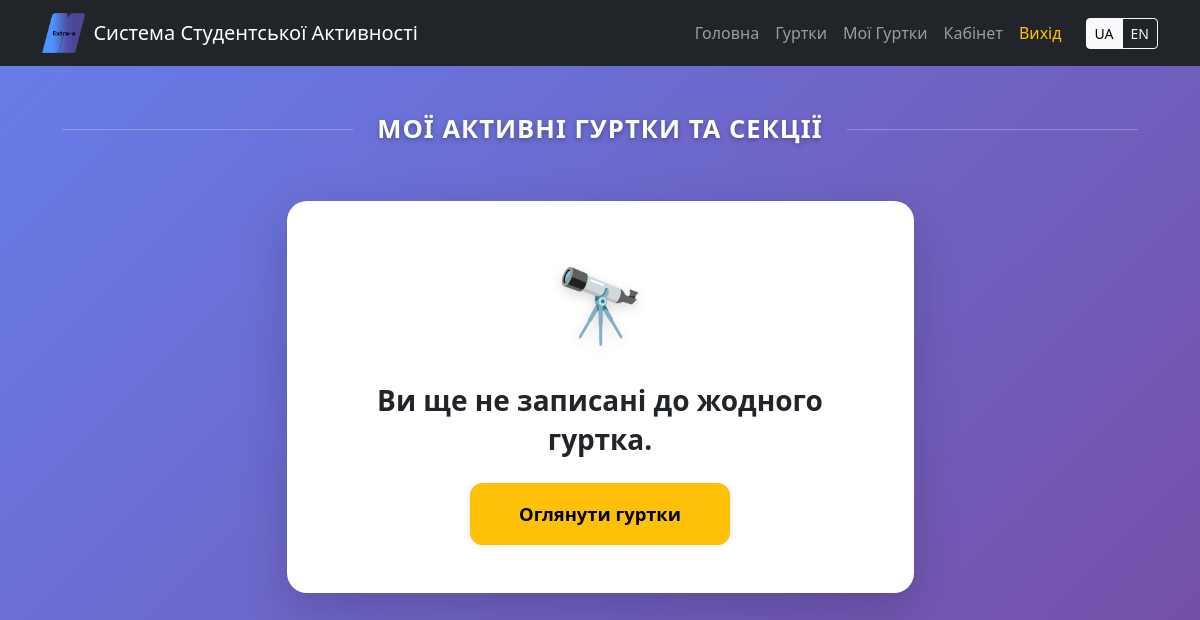
The app's page /my_clubs (signed in), older data.
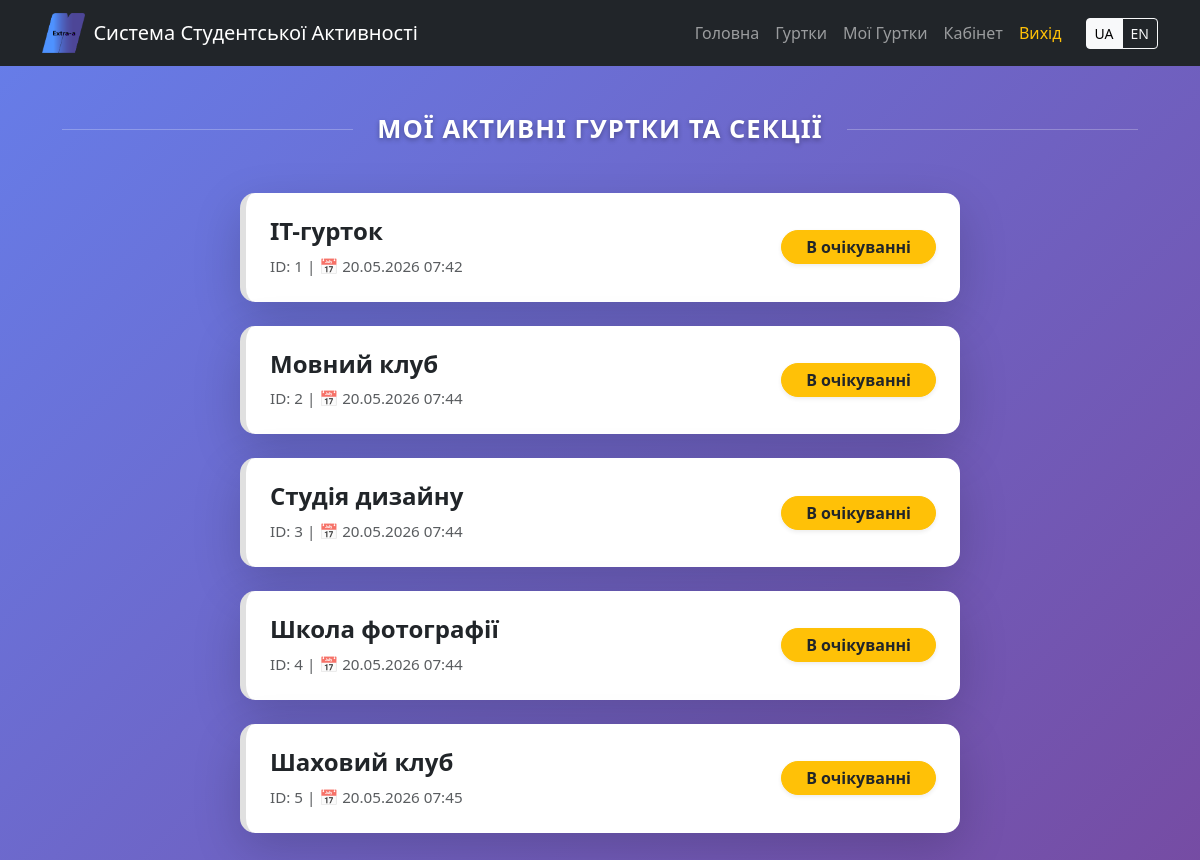
The same page, newer data.
### app.py (models this page shows)
class Registration(db.Model):
    id = db.Column(db.Integer, primary_key=True)
    student_id = db.Column(db.Integer, db.ForeignKey('student.id'))
    club_id = db.Column(db.Integer, db.ForeignKey('club.id'))
    registration_date = db.Column(db.String(100))
    status = db.Column(db.String(50))
    student = db.relationship('Student', backref='registrations')
    club = db.relationship('Club', backref='registrations')

class Club(db.Model):
    id = db.Column(db.Integer, primary_key=True)
    club_name = db.Column(db.String(100))
    description = db.Column(db.Text)
    teacher = db.Column(db.String(100))
    schedule = db.Column(db.String(100))
    max_members = db.Column(db.Integer)
    translation = db.relationship('ClubTranslation', backref='base_club', uselist=False)

### app.py (the view)
@app.route('/my_clubs')
@login_required
def my_clubs():
    user_registrations = Registration.query.filter_by(student_id=current_user.id).all()
    return render_template('my_clubs.html', registrations=user_registrations)

### app.py (called while the page is built)
@app.context_processor
def inject_lang():
    lang = session.get('lang', 'uk')
    return dict(lang=lang, text=TRANSLATIONS[lang])

@login_manager.user_loader
def load_user(user_id):
    return Student.query.get(int(user_id))

### static/templates/my_clubs.html (shortened to what this page needs)
{% extends 'base.html' %}
{% block content %}
<div class="container mt-4 mb-5">
    <div class="d-flex align-items-center mt-2 mb-5 px-2">
        <div class="flex-grow-1 border-bottom border-white opacity-25"></div>
        <h2 class="mx-4 mb-0 text-white fw-bold text-uppercase text-center" style="letter-spacing: 1px; text-shadow: 0px 2px 5px rgba(0,0,0,0.3); font-size: 1.6rem;">
            {{ text.get('dash_my_clubs_title', 'Мої гуртки') }}
        </h2>
        <div class="flex-grow-1 border-bottom border-white opacity-25"></div>
    </div>
    <div class="row justify-content-center">
        {% if registrations %}
            {% for registration in registrations %}
                <div class="col-md-8 mb-4">
                    <div class="card shadow-lg border-0 club-hover-card item-{{ loop.index }}" style="border-radius: 15px; background-color: #ffffff;">
                        <div class="card-body d-flex flex-column flex-md-row justify-content-between align-items-center p-4">
                            <div class="text-center text-md-start mb-3 mb-md-0">
                                <h4 class="fw-bold mb-2 text-dark">
                                    {% if lang == 'en' and registration.club.translation and registration.club.translation.club_name_en %}
                                        {{ registration.club.translation.club_name_en }}
                                    {% else %}
                                        {{ registration.club.club_name }}
                                    {% endif %}
                                </h4>
                                <span class="text-muted" style="font-size: 0.95rem;">
                                    ID: {{ registration.id }} | 📅 {{ registration.registration_date }}
                                </span>
                            </div>
                            <div>
                                <span class="badge bg-warning text-dark fs-6 rounded-pill px-4 py-2 shadow-sm border border-warning">
                                    {% if registration.status == 'Pending' %}
                                        {{ text.get('status_pending', 'В очікуванні') }}
                                    {% else %}
                                        {{ registration.status }}
                                    {% endif %}
                                </span>
                            </div>
                        </div>
                    </div>
                </div>
            {% endfor %}
        {% else %}
            <div class="col-md-7 text-center mt-2">
                <div class="card shadow-lg border-0" style="border-radius: 20px; background-color: #ffffff;">
                    <div class="card-body p-5">
                        <div class="mb-4">
                            <span style="font-size: 4.5rem; filter: drop-shadow(0px 4px 6px rgba(0,0,0,0.15));">🔭</span>
                        </div>
                        <h3 class="fw-bold text-dark mb-4 px-3" style="line-height: 1.4;">
                            {{ text.get('dash_no_clubs', 'Ви ще не записані до жодного гуртка.') }}
                        </h3>
                        <a href="/clubs" class="btn btn-warning btn-lg fw-bold px-5 py-3 shadow-sm" style="border-radius: 12px; font-size: 1.15rem; transition: transform 0.2s;">
                            {{ text.get('btn_explore', 'Оглянути гуртки') }}
                        </a>
                    </div>
                </div>
            </div>
        {% endif %}
    </div>
</div>
{% endblock %}

### static/templates/base.html (shortened to what this page needs)
<!DOCTYPE html>
<html lang="{{ lang }}">
<head>
    <link href="https://cdn.jsdelivr.net/npm/bootstrap@5.3.7/dist/css/bootstrap.min.css" rel="stylesheet">
    <link rel="stylesheet" href="{{ url_for('static', filename='css/index.css') }}">
</head>
<body class="bg-light">
<nav class="navbar navbar-expand-lg navbar-dark bg-dark">
    <div class="container">
        <a class="navbar-brand d-flex align-items-center" href="/">
            <img src="{{ url_for('static', filename='images/emblem.png') }}" alt="Logo" height="40" class="d-inline-block align-top me-2">
            <span>{{ text['brand'] }}</span>
        </a>
        <div class="collapse navbar-collapse" id="navbarNav">
            <ul class="navbar-nav ms-auto align-items-center">
                <li class="nav-item">
                    <a class="nav-link" href="/">{{ text['home'] }}</a>
                </li>
                <li class="nav-item">
                    <a class="nav-link" href="/clubs">{{ text['clubs'] }}</a>
                </li>
                {% if current_user.is_authenticated %}
                    <li class="nav-item">
                        <a class="nav-link" href="/my_clubs">{{ text['my_clubs'] }}</a>
                    </li>
                    <li class="nav-item">
                        <a class="nav-link" href="/dashboard">{{ text['dashboard'] }}</a>
                    </li>
                    <li class="nav-item">
                        <a class="nav-link text-warning" href="/logout">{{ text['logout'] }}</a>
                    </li>
                {% endif %}
                <li class="nav-item ms-lg-3 mt-2 mt-lg-0">
                    <div class="btn-group btn-group-sm" role="group">
                        <a href="{{ url_for('set_language', lang='uk') }}"
                           class="btn btn-outline-light {% if lang == 'uk' %}active{% endif %}">UA</a>
                        <a href="{{ url_for('set_language', lang='en') }}"
                           class="btn btn-outline-light {% if lang == 'en' %}active{% endif %}">EN</a>
                    </div>
                </li>
            </ul>
        </div>
    </div>
</nav>
<div class="container mt-4">
    {% block content %}
    {% endblock %}
</div>
</body>
</html>

### static/css/index.css (style rules this page uses)
:root { --header-footer-bg: #222; }
body { font-family: 'Segoe UI', Roboto, Helvetica, Arial, sans-serif; background: linear-gradient(135deg, #667eea 0%, #764ba2 100%) !important; min-height: 100vh; display: flex; flex-direction: column; margin: 0; }
.club-hover-card { border-left: 6px solid #e0e0e0 !important; transition: all 0.3s ease, transform 0.3s ease, border-left-color 0.3s ease !important; border-radius: 15px !important; background-color: #ffffff !important; }

Row changes from the older to the newer data that the page shows:
added Registration: club.club_name "IT-гурток", id "1", registration_date "20.05.2026 07:42", get "В очікуванні"
added Registration: club.club_name "Мовний клуб", id "2", registration_date "20.05.2026 07:44", get "В очікуванні"
added Registration: club.club_name "Студія дизайну", id "3", registration_date "20.05.2026 07:44", get "В очікуванні"
added Registration: club.club_name "Школа фотографії", id "4", registration_date "20.05.2026 07:44", get "В очікуванні"
added Registration: club.club_name "Шаховий клуб", id "5", registration_date "20.05.2026 07:45", get "В очікуванні"
Text that changed along with them:
{{ text.get('dash_no_clubs', 'Ви ще не записані до жодного гуртка.') }}: "Ви ще не записані до жодного гуртка." → (not shown)
{{ text.get('btn_explore', 'Оглянути гуртки') }}: "Оглянути гуртки" → (not shown)
